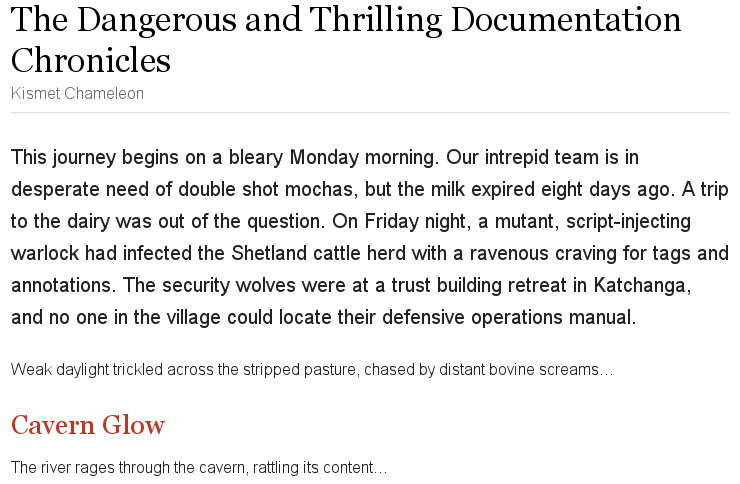
#> input picture paragraph.png, 740 x 484 px
$ jupyter execute --allow-errors lab3.ipynb
#> lines starting #> are read from the running program, lines starting #| are printed output that depends on the picture
#> further down, image is the input picture: shape (484, 740, 3); mean B, G, R 237.2, 237.2, 237.5
[cell 1]
import cv2
import pytesseract
import numpy as np
import matplotlib.pyplot as plt

# get grayscale image
def get_grayscale(image):
    return cv2.cvtColor(image, cv2.COLOR_BGR2GRAY)

# noise removal
def remove_noise(image):
    return cv2.medianBlur(image,5)

#thresholding
def thresholding(image):
    return cv2.threshold(image, 0, 255, cv2.THRESH_BINARY + cv2.THRESH_OTSU)[1]
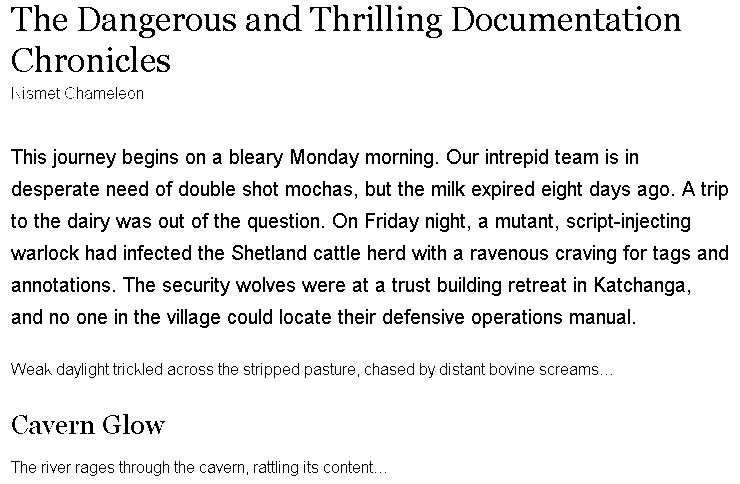
#> returned value: shape (484, 740); 92.1% white; black in thin lines or dots

#dilation
def dilate(image):
    kernel = np.ones((5,5),np.uint8)
    return cv2.dilate(image, kernel, iterations = 1)

#erosion
def erode(image):
    kernel = np.ones((5,5),np.uint8)
    return cv2.erode(image, kernel, iterations = 1)

#opening - erosion followed by dilation
def opening(image):
    kernel = np.ones((5,5),np.uint8)
    return cv2.morphologyEx(image, cv2.MORPH_OPEN, kernel)
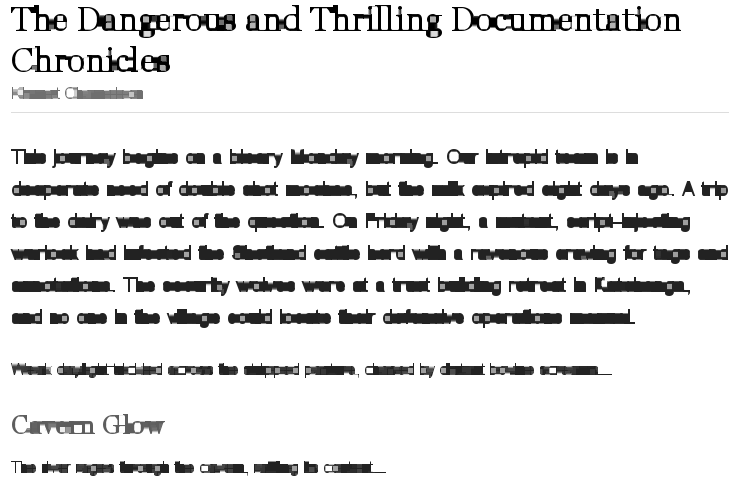
#> returned value: shape (484, 740); min 0, max 255, mean 224.2

#canny edge detection
def canny(image):
    return cv2.Canny(image, 100, 200)
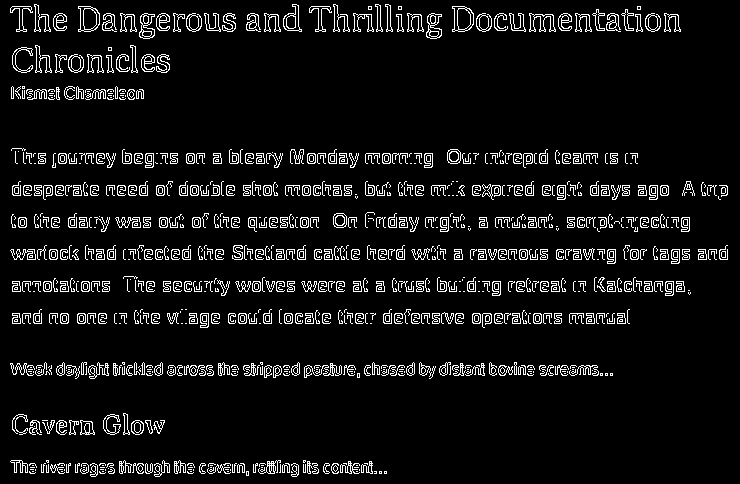
#> returned value: shape (484, 740); 7.2% white in thin lines or dots

#skew correction
def deskew(image):
    coords = np.column_stack(np.where(image > 0))
    angle = cv2.minAreaRect(coords)[-1]
    if angle < -45:
        angle = -(90 + angle)
    else:
        angle = -angle
    (h, w) = image.shape[:2]
    center = (w // 2, h // 2)
    M = cv2.getRotationMatrix2D(center, angle, 1.0)
    rotated = cv2.warpAffine(image, M, (w, h), flags=cv2.INTER_CUBIC, borderMode=cv2.BORDER_REPLICATE)
    return rotated

#template matching
def match_template(image, template):
    return cv2.matchTemplate(image, template, cv2.TM_CCOEFF_NORMED)


image = cv2.imread('paragraph.png')

gray = get_grayscale(image)
thresh = thresholding(gray)
opening = opening(gray)
canny = canny(gray)
